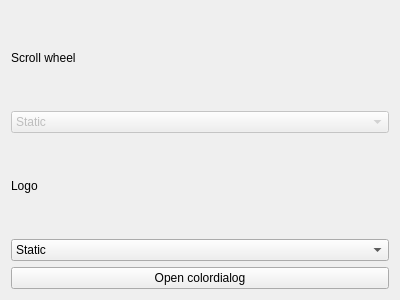
<?xml version="1.0" encoding="UTF-8"?>
<ui version="4.0">
 <class>MouseWidget</class>
 <widget class="QWidget" name="MouseWidget">
  <property name="geometry">
   <rect>
    <x>0</x>
    <y>0</y>
    <width>400</width>
    <height>300</height>
   </rect>
  </property>
  <property name="windowTitle">
   <string>Form</string>
  </property>
  <layout class="QVBoxLayout" name="verticalLayout">
   <item>
    <widget class="QLabel" name="label">
     <property name="text">
      <string>Scroll wheel</string>
     </property>
    </widget>
   </item>
   <item>
    <widget class="QComboBox" name="scrollCombo">
     <property name="enabled">
      <bool>false</bool>
     </property>
     <item>
      <property name="text">
       <string>Static</string>
      </property>
     </item>
     <item>
      <property name="text">
       <string>Breathing</string>
      </property>
     </item>
     <item>
      <property name="text">
       <string>Blinking</string>
      </property>
     </item>
     <item>
      <property name="text">
       <string>Spectrum Cycling</string>
      </property>
     </item>
    </widget>
   </item>
   <item>
    <widget class="QLabel" name="label_2">
     <property name="text">
      <string>Logo</string>
     </property>
    </widget>
   </item>
   <item>
    <widget class="QComboBox" name="logoCombo">
     <item>
      <property name="text">
       <string>Static</string>
      </property>
     </item>
     <item>
      <property name="text">
       <string>Breathing</string>
      </property>
     </item>
     <item>
      <property name="text">
       <string>Blinking</string>
      </property>
     </item>
     <item>
      <property name="text">
       <string>Spectrum Cycling</string>
      </property>
     </item>
    </widget>
   </item>
   <item>
    <widget class="QPushButton" name="openColorDialog">
     <property name="text">
      <string>Open colordialog</string>
     </property>
    </widget>
   </item>
  </layout>
 </widget>
 <resources/>
 <connections/>
</ui>
